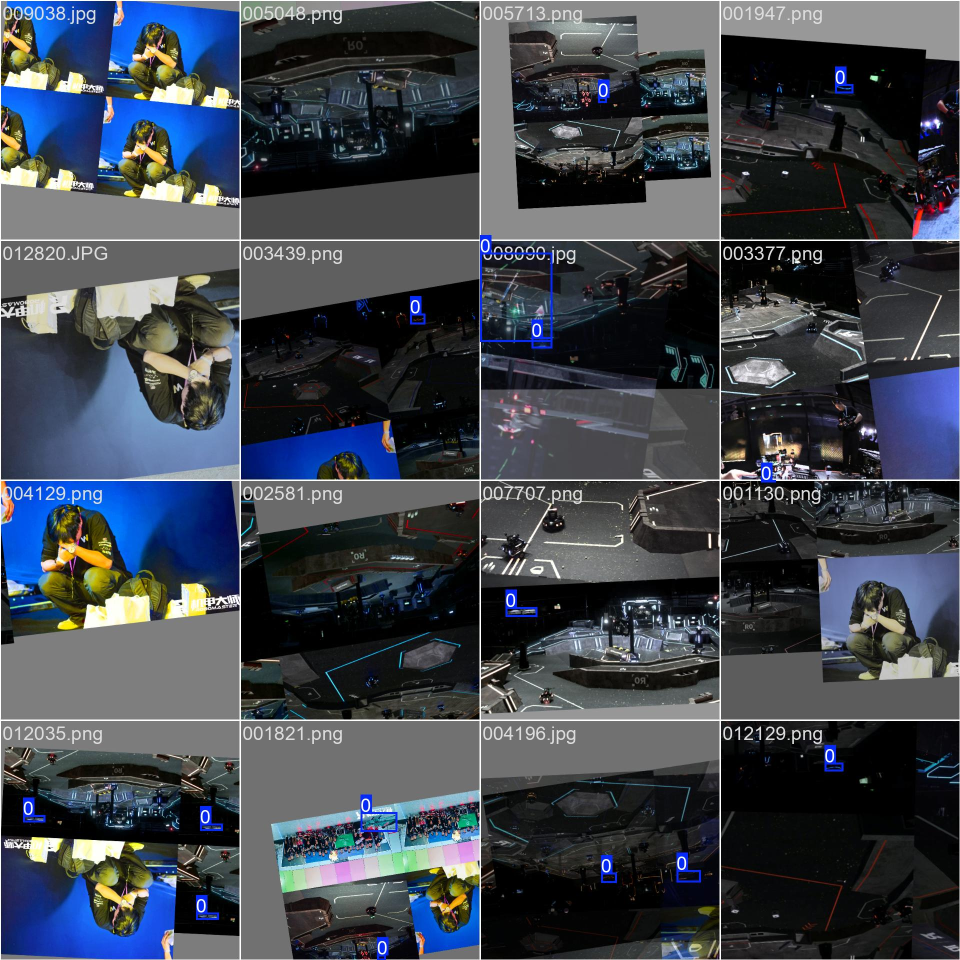
#> input picture src/detect/model/layer1/train_yolov8s_plane/train_batch0.jpg, 1920 x 1920 px (shown at 1/2 size)
$ python -i sr_extract_video.py   (imports and definitions only)   (older library calls are emulated)
#> lines starting #> are read from the running program, lines starting #| are printed output that depends on the picture; after the words box and inside, x2 and y2 are one past the last pixel; in counts of white or black regions, pixels touching at a corner belong together
#> further down, picture is the input picture: shape (1920, 1920, 3); mean B, G, R 78.3, 69.1, 63.2
#!/usr/bin/env python3
"""SR Phase 1.5: 从屏幕录屏自动抽取 laser_rx HR patches.

策略:
  1. 视频采样: 每 N 帧抽一帧
  2. 找相机窗口: 简单大暗区检测 (录屏中相机画面是大块连续暗区)
  3. 在相机区域跑 layer2 detector (yolo11n) 找 laser_rx bbox
  4. 内缩 4-6 像素裁剪, 避开 UI 绘制的边框线
  5. 质量过滤: 大小 >= 64px, 模糊 (Laplacian var > threshold), 曝光合理
  6. 保存到 sr_dataset/hr_video/<class>/<id>.png

输出会与 sr_dataset/hr/ 合并 (train 时两个目录都用).
"""
import argparse, os, sys, cv2, hashlib
from pathlib import Path
import numpy as np

import onnxruntime as ort  # 用 ONNX 不锁 GPU, 避免和训练冲突


CLS_NAMES = ["blue", "purple", "red"]


def find_camera_region(frame: np.ndarray) -> tuple:
    """在屏幕录屏帧中找相机窗口区域.

    相机画面是大块连续暗区, 周围是浅色桌面/UI. 用阈值二值化 + 最大连通域.
    返回 (x, y, w, h) 或 None.
    """
    gray = cv2.cvtColor(frame, cv2.COLOR_BGR2GRAY)
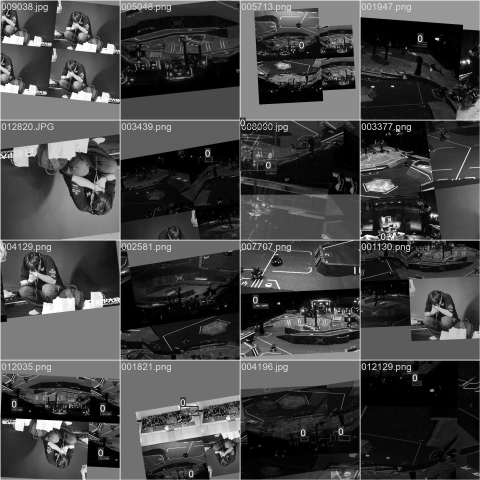
#> gray: shape (1920, 1920) (shown at 1/4 size); min 0, max 255, mean 68.4
    H, W = gray.shape
    # 暗区掩码 (像素 < 80 视为暗)
    _, mask = cv2.threshold(gray, 80, 255, cv2.THRESH_BINARY_INV)
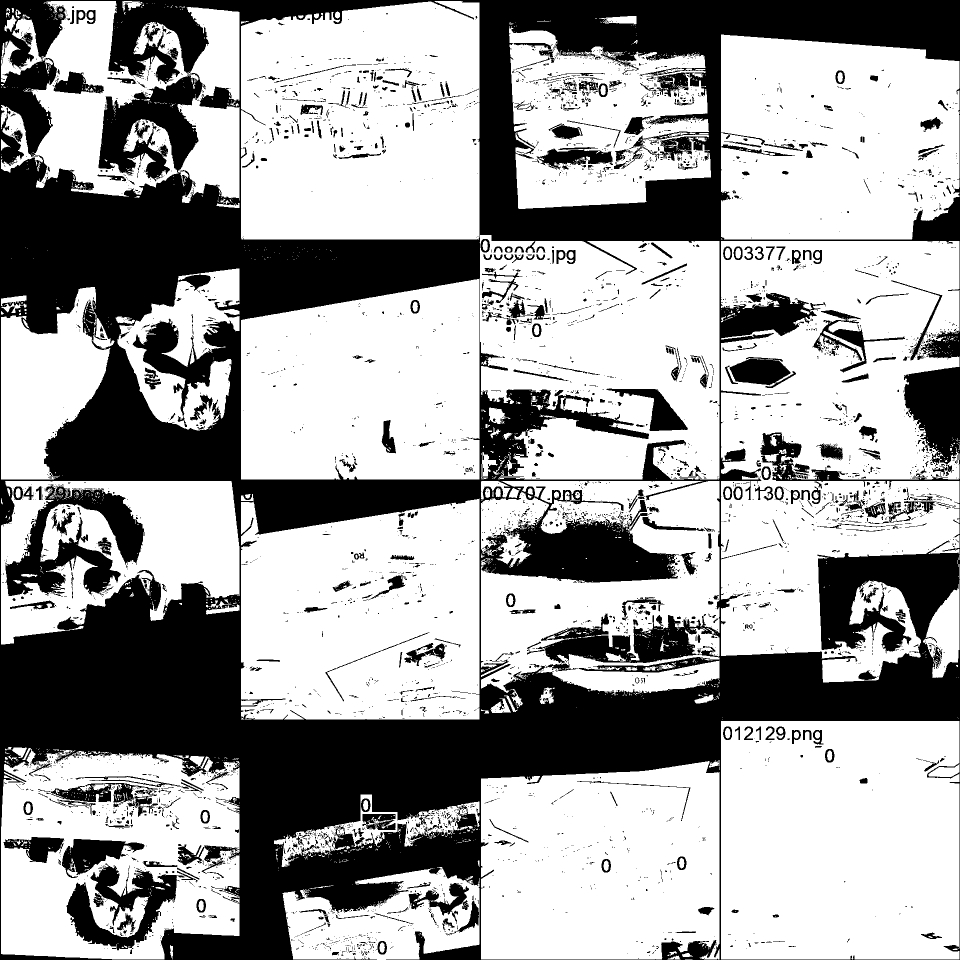
#> mask: shape (1920, 1920) (shown at 1/2 size); 63.2% white; 4419 black regions (3699 under 20 px), largest, box (x1, y1, x2, y2) and area: (0, 0, 1920, 1920) 1181211, (10, 971, 289, 1192) 25855, (133, 1726, 369, 1901) 16407
    # 形态学闭合连接
    kernel = cv2.getStructuringElement(cv2.MORPH_RECT, (15, 15))
    mask = cv2.morphologyEx(mask, cv2.MORPH_CLOSE, kernel)
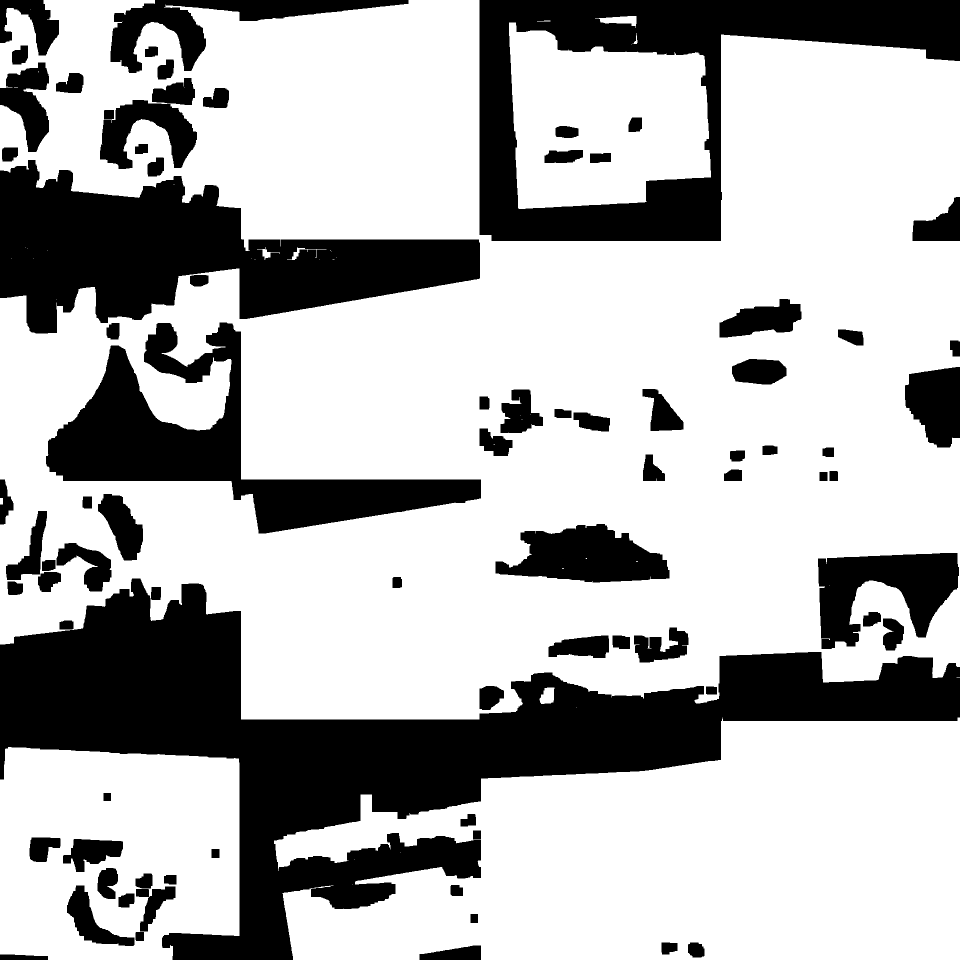
#> mask: shape (1920, 1920) (shown at 1/2 size); 70.2% white; 82 black regions
    contours, _ = cv2.findContours(mask, cv2.RETR_EXTERNAL, cv2.CHAIN_APPROX_SIMPLE)
#> contours = 35 contours, 25 with area under 20; largest, box (x1, y1, x2, y2) and area: (0, 0, 1920, 1439) 2068514, (548, 1435, 1920, 1920) 486283, (0, 1494, 479, 1920) 188761, (1018, 45, 1422, 418) 115242, (1190, 32, 1273, 56) 891
    if not contours:
        return None
    # 最大轮廓
    c = max(contours, key=cv2.contourArea)
#> c = contour of 2099 points, box (x1, y1, x2, y2) (0, 0, 1920, 1439), area 2068514
    x, y, w, h = cv2.boundingRect(c)
#> x = 0; y = 0; w = 1920; h = 1439
    # 面积过小 (< 1/4 屏幕) 视为无效
    if w * h < W * H * 0.15:
        return None
    # 长宽比合理 (摄像头画面 4:3 或 16:9 居多)
    ar = w / h
#> ar = 1.33
    if ar < 0.7 or ar > 2.5:
        return None
    return (x, y, w, h)


# ── YOLOv11 ONNX 推理简版 ──
class YoloONNX:
    # [171 lines left out: functions __init__, _letterbox, __call__, quality_check, main, not called in this run]


# [2 lines not run here, left out]

>>> import cv2
>>> picture = cv2.imread('../src/detect/model/layer1/train_yolov8s_plane/train_batch0.jpg')
>>> result = find_camera_region(picture)
#> result = (0, 0, 1920, 1439)

$ run again, on src/detect/model/layer1/train_yolov8s_plane/train_batch1.jpg
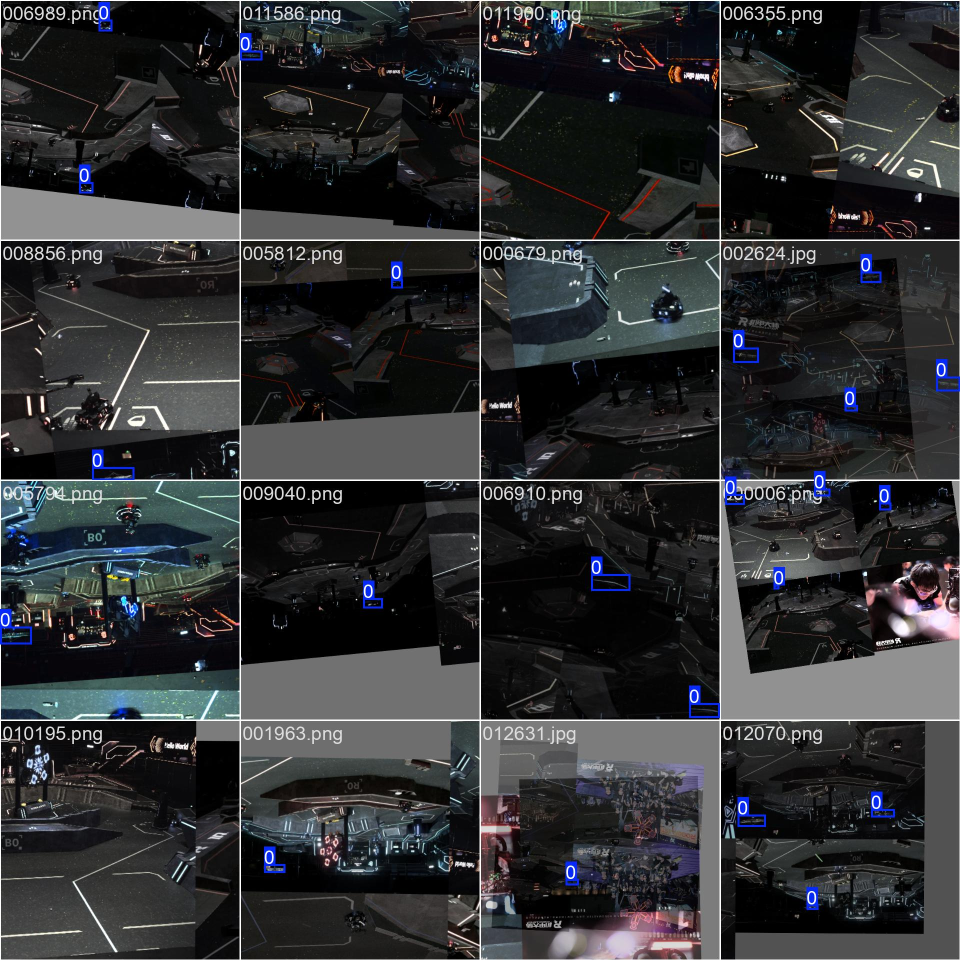
#> input picture src/detect/model/layer1/train_yolov8s_plane/train_batch1.jpg, 1920 x 1920 px (shown at 1/2 size)
#> picture is the input picture: shape (1920, 1920, 3); mean B, G, R 49.8, 47.8, 46.6
#> in find_camera_region, `_, mask = cv2.threshold(gray, 80, 255, cv2.THRESH_BINARY_INV)`:
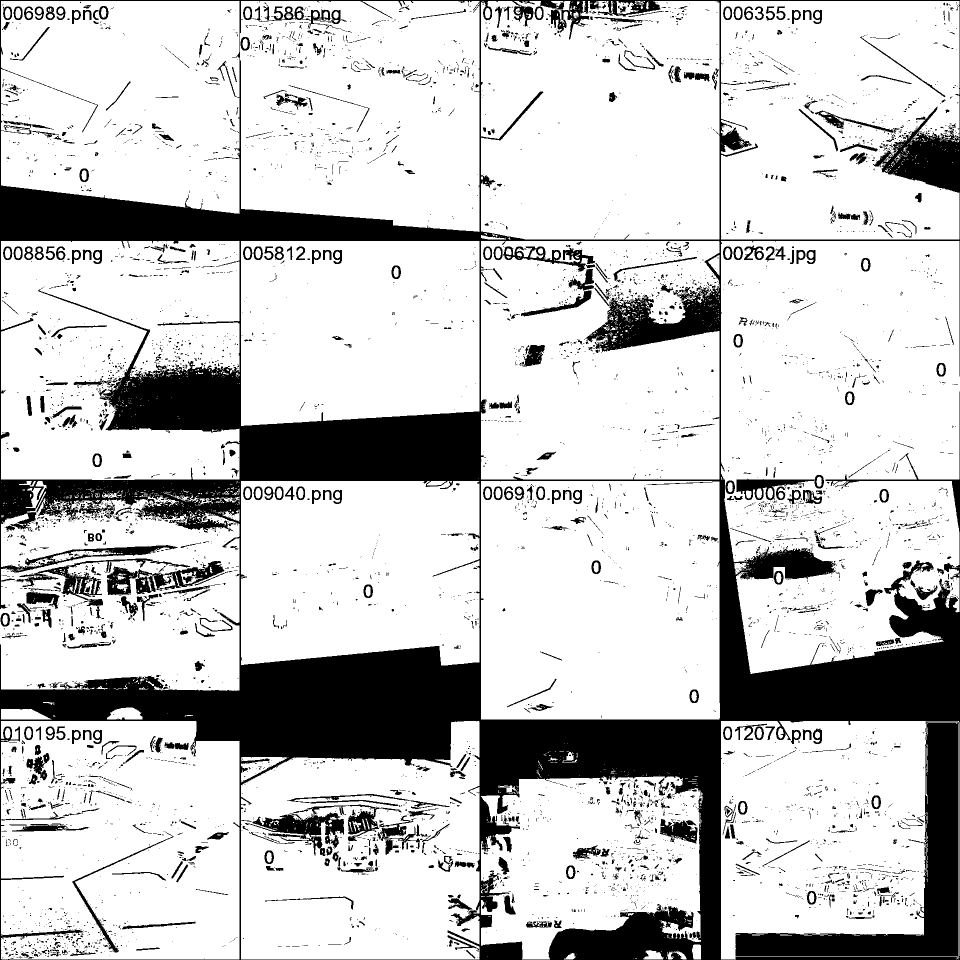
#> mask: shape (1920, 1920) (shown at 1/2 size); 78.6% white; 5833 black regions (4924 under 20 px), largest, box (x1, y1, x2, y2) and area: (0, 0, 1920, 1920) 635467, (214, 1122, 449, 1190) 6051, (490, 1625, 688, 1712) 6044
#> in find_camera_region, `mask = cv2.morphologyEx(mask, cv2.MORPH_CLOSE, kernel)`:
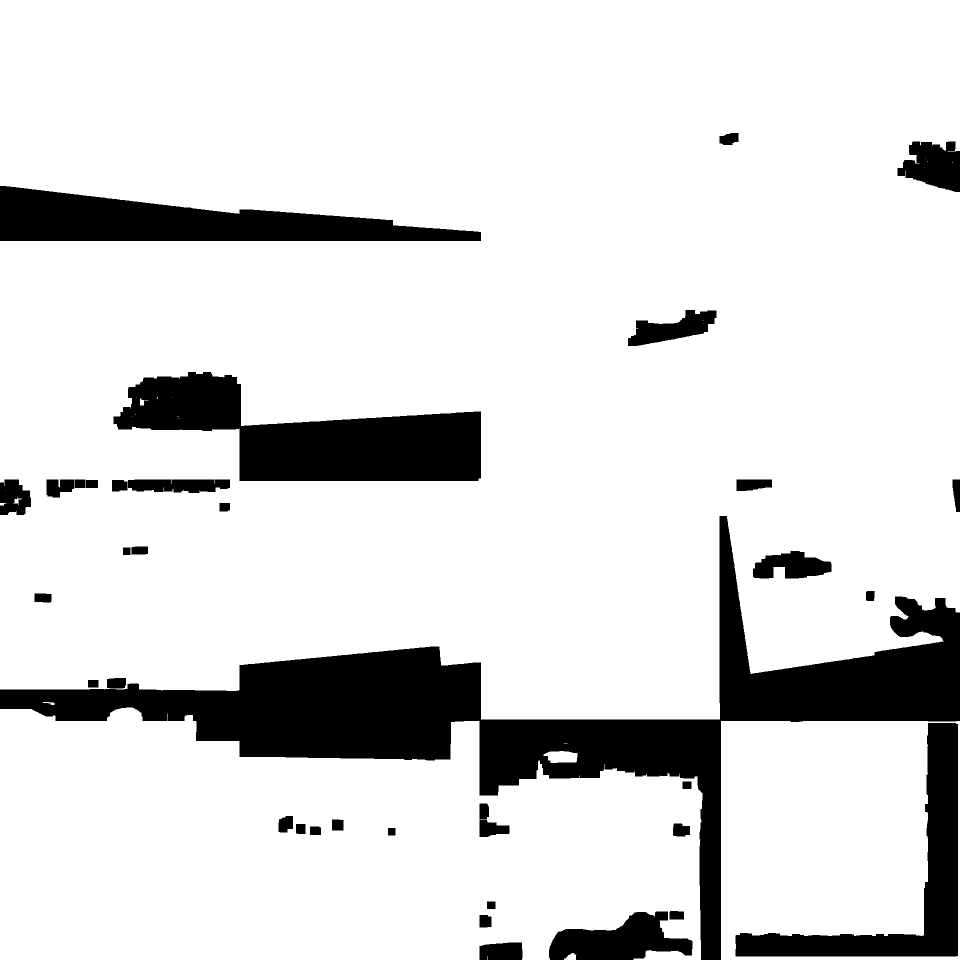
#> mask: shape (1920, 1920) (shown at 1/2 size); 85.6% white; 37 black regions
#> contours = 16 contours, 8 with area under 20; largest, box (x1, y1, x2, y2) and area: (0, 0, 1920, 1439) 2516332, (0, 1415, 1405, 1920) 565520, (1442, 1442, 1920, 1920) 227428, (1087, 1502, 1155, 1526) 1209, (1128, 1906, 1153, 1920) 198, (26, 994, 44, 1011) 67, (86, 1404, 109, 1410) 44, (0, 1005, 14, 1011) 30
#> c = contour of 870 points, box (x1, y1, x2, y2) (0, 0, 1920, 1439), area 2516332
#> x = 0; w = 1920; h = 1439
#> ar = 1.33
#> result = (0, 0, 1920, 1439)
